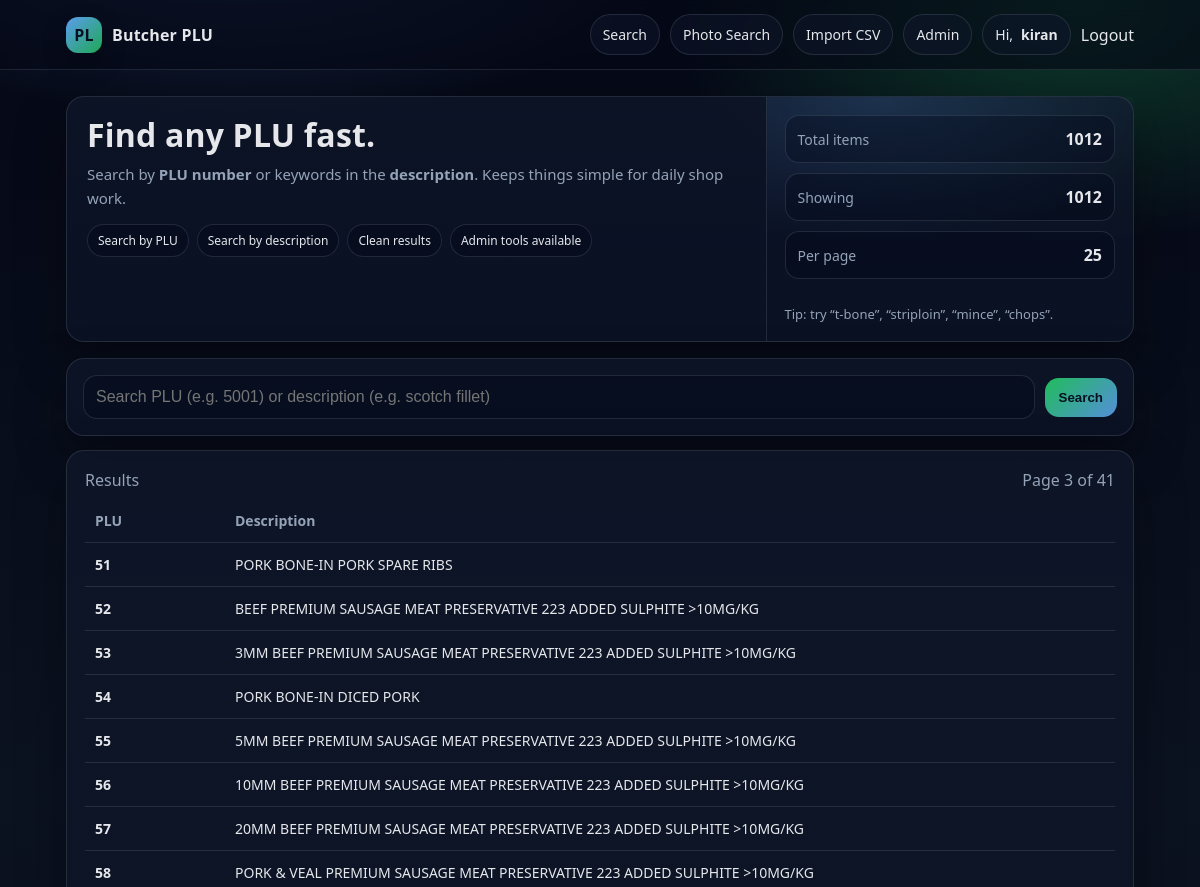
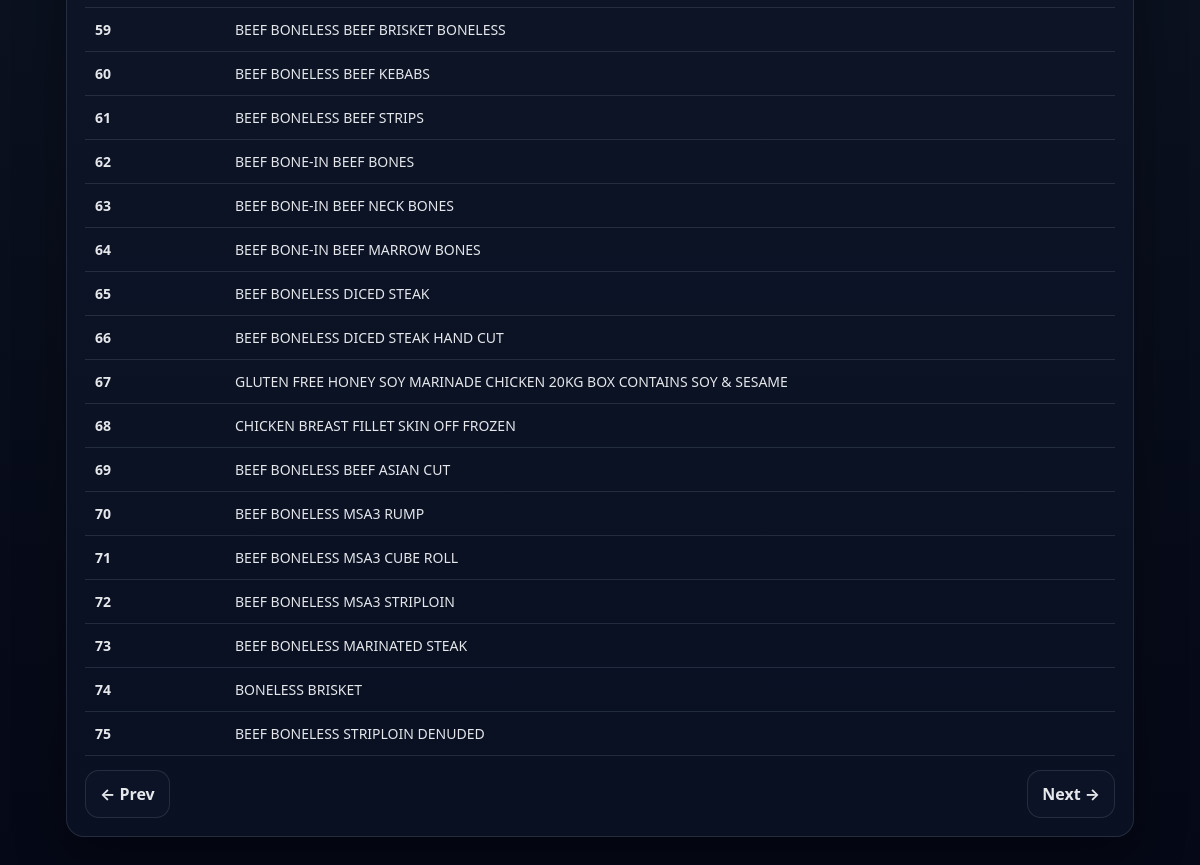
The page /?q=&page=3 (signed in) on the database its author committed (2 pictures, top to bottom).
### plu/models.py (models this page shows, shortened)
class PluItem(models.Model):
    plu_no = models.IntegerField(unique=True)
    description = models.CharField(max_length=255)

### plu/views.py (the view)
# urls.py: path("", views.plu_list, name="list"),
@login_required
def plu_list(request):
    q = (request.GET.get("q") or "").strip()
    qs = PluItem.objects.all().order_by("plu_no")  # ordered to avoid pagination warning
    if q:
        if q.isdigit():
            qs = qs.filter(Q(plu_no__icontains=q) | Q(description__icontains=q))
        else:
            qs = qs.filter(description__icontains=q)
    paginator = Paginator(qs, 25)
    page_number = request.GET.get("page")
    page_obj = paginator.get_page(page_number)
    total_count = PluItem.objects.count()
    return render(
        request,
        "plu/plu_list.html",
        {
            "page_obj": page_obj,
            "q": q,
            "total_count": total_count,
        },
    )

### templates/plu/plu_list.html (shortened to what this page needs)
{% extends "base.html" %}
{% block content %}
<div class="card hero">
  <div class="hero-left">
    <h1 class="title">Find any PLU fast.</h1>
    <p class="subtitle">
      Search by <strong>PLU number</strong> or keywords in the <strong>description</strong>.
      Keeps things simple for daily shop work.
    </p>
    <div class="badges">
      <span class="badge">Search by PLU</span>
      <span class="badge">Search by description</span>
      <span class="badge">Clean results</span>
      {% if request.user.is_staff %}
        <span class="badge">Admin tools available</span>
      {% endif %}
    </div>
  </div>
  <div class="hero-right">
    <div class="stat">
      <span>Total items</span>
      <strong>{{ total_count|default:"—" }}</strong>
    </div>
    <div class="stat">
      <span>Showing</span>
      <strong>{{ page_obj.paginator.count|default:"—" }}</strong>
    </div>
    <div class="stat">
      <span>Per page</span>
      <strong>25</strong>
    </div>
    <div class="footer-note">
      Tip: try “t-bone”, “striploin”, “mince”, “chops”.
    </div>
  </div>
</div>
<div class="card search-card" style="margin-top:16px;">
  <form method="get">
    <div class="row">
      <div style="flex:1; min-width:240px;">
        <input class="input" type="text" name="q" value="{{ q|default:'' }}"
               placeholder="Search PLU (e.g. 5001) or description (e.g. scotch fillet)">
      </div>
      <button class="btn primary" type="submit">Search</button>
    </div>
  </form>
</div>
<div class="card" style="margin-top:14px;">
  <div class="card-pad">
    {% if page_obj and page_obj.object_list %}
      <div class="row" style="justify-content:space-between; margin-bottom:8px;">
        <div class="muted">
          Results{% if q %} for “<strong>{{ q }}</strong>”{% endif %}
        </div>
        <div class="muted">
          Page {{ page_obj.number }} of {{ page_obj.paginator.num_pages }}
        </div>
      </div>
      <div style="overflow:auto;">
        <table>
          <thead>
            <tr>
              <th style="width:140px;">PLU</th>
              <th>Description</th>
            </tr>
          </thead>
          <tbody>
            {% for item in page_obj %}
              <tr>
                <td><strong>{{ item.plu_no }}</strong></td>
                <td>
                  <a href="{% url 'plu:detail' item.plu_no %}">
                    {{ item.description }}
                  </a>
                </td>
              </tr>
            {% endfor %}
          </tbody>
        </table>
      </div>
      <div class="row" style="justify-content:space-between; margin-top:14px;">
        <div class="muted">
          {% if page_obj.has_previous %}
            <a class="btn" href="?q={{ q|urlencode }}&page={{ page_obj.previous_page_number }}">← Prev</a>
          {% else %}
            <span class="btn" style="opacity:.45; cursor:not-allowed;">← Prev</span>
          {% endif %}
        </div>
        <div class="muted">
          {% if page_obj.has_next %}
            <a class="btn" href="?q={{ q|urlencode }}&page={{ page_obj.next_page_number }}">Next →</a>
          {% else %}
            <span class="btn" style="opacity:.45; cursor:not-allowed;">Next →</span>
          {% endif %}
        </div>
      </div>
    {% else %}
      <div class="muted">No items found{% if q %} for “<strong>{{ q }}</strong>”{% endif %}.</div>
    {% endif %}
  </div>
</div>
{% endblock %}

### templates/base.html (shortened to what this page needs)
<!doctype html>
<html lang="en">
<head>
</head>
<body>
<header>
  <div class="nav">
    <a class="brand" href="{% if request.user.is_authenticated %}{% url 'plu:list' %}{% else %}{% url 'plu:login' %}{% endif %}">
      <div class="logo">PL</div>
      <div>Butcher PLU</div>
    </a>
    <div class="navlinks">
      {% if request.user.is_authenticated %}
        <a class="pill" href="{% url 'plu:list' %}">Search</a>
        <a class="pill" href="{% url 'plu:photo_search' %}">Photo Search</a>
        {% if request.user.is_staff %}
          <a class="pill" href="{% url 'plu:import' %}">Import CSV</a>
          <a class="pill" href="/admin/">Admin</a>
        {% endif %}
        <span class="pill">Hi, <strong>{{ request.user.username }}</strong></span>
        <form method="post" action="{% url 'plu:logout' %}" style="display:inline;">
          <button type="submit" class="pill logout-btn">Logout</button>
        </form>
      {% else %}
        <a class="pill" href="{% url 'plu:login' %}">Login</a>
        <a class="pill primary" href="{% url 'plu:register' %}">Register</a>
      {% endif %}
    </div>
  </div>
</header>
<div class="wrap">
  {% block content %}{% endblock %}
</div>
</body>
</html>

### templates/base.html (style rules this page uses)
:root { --bg:#0b1220; --card:#0f172a; --card2:#0b1326; --text:#e5e7eb; --muted:#94a3b8; --line:rgba(148,163,184,.18); --accent:#22c55e; --accent2:#60a5fa; --danger:#ef4444; --shadow:0 20px 50px rgba(0,0,0,.35); --radius:18px; }
* { box-sizing:border-box; }
body { font-family: system-ui,-apple-system,Segoe UI,Roboto,Arial,sans-serif; margin:0; background: radial-gradient(900px 500px at 20% -10%, rgba(96,165,250,.35), transparent 60%), radial-gradient(700px 400px at 90% 0%, rgba(34,197,94,.28), transparent 60%), linear-gradient(180deg, #050816, #0b1220 45%, #050816); color:var(--text); min-height:100vh; }
a { color:inherit; text-decoration:none; }
header { position:sticky; top:0; z-index:50; backdrop-filter: blur(10px); background: rgba(5,8,22,.65); border-bottom:1px solid var(--line); }
.nav { max-width:1100px; margin:0 auto; padding:14px 16px; display:flex; align-items:center; justify-content:space-between; gap:12px; }
.brand { display:flex; align-items:center; gap:10px; font-weight:800; letter-spacing:.2px; }
.logo { width:36px; height:36px; border-radius:12px; background: linear-gradient(135deg, rgba(96,165,250,.95), rgba(34,197,94,.85)); box-shadow: 0 10px 25px rgba(0,0,0,.25); display:grid; place-items:center; font-weight:900; color:#06101f; }
.navlinks { display:flex; align-items:center; gap:10px; flex-wrap:wrap; justify-content:flex-end; }
.pill { display:inline-flex; align-items:center; gap:8px; padding:10px 12px; border-radius:999px; border:1px solid var(--line); background: rgba(15,23,42,.55); color:var(--text); font-size:14px; white-space:nowrap; }
.logout-btn { background:none; border:none; color:inherit; cursor:pointer; font:inherit; padding:0; }
.wrap { max-width:1100px; margin:0 auto; padding:18px 16px 40px; }
.card { border-radius: var(--radius); background: linear-gradient(180deg, rgba(15,23,42,.75), rgba(11,19,38,.75)); border:1px solid var(--line); box-shadow: var(--shadow); }
.card-pad { padding:18px; }
.hero { display:grid; grid-template-columns: 1.3fr .7fr; gap:16px; align-items:stretch; margin-top:8px; }
.hero-left { padding:20px; }
.title { font-size:32px; line-height:1.1; margin:0 0 10px; letter-spacing:.2px; }
.subtitle { margin:0; color:var(--muted); line-height:1.6; font-size:15px; }
.badges { display:flex; flex-wrap:wrap; gap:8px; margin-top:14px; }
.badge { font-size:12px; padding:7px 10px; border-radius:999px; border:1px solid var(--line); background: rgba(2,6,23,.35); color:var(--text); }
.hero-right { padding:18px; display:grid; gap:10px; background: radial-gradient(500px 240px at 30% 0%, rgba(96,165,250,.18), transparent 60%); border-left:1px solid var(--line); }
.stat { display:flex; justify-content:space-between; align-items:center; padding:12px 12px; border-radius:14px; border:1px solid var(--line); background: rgba(2,6,23,.35); font-size:14px; }
.stat span { color:var(--muted); }
.stat strong { font-size:16px; }
.search-card { margin-top:16px; padding:16px; }
.row { display:flex; gap:10px; flex-wrap:wrap; align-items:center; }
.input, input[type="text"], input[type="password"] { width:100%; padding:12px 12px; border-radius:14px; border:1px solid var(--line); background: rgba(2,6,23,.35); color:var(--text); outline:none; font-size:16px; }
.btn { display:inline-flex; align-items:center; justify-content:center; gap:8px; padding:12px 14px; border-radius:14px; border:1px solid var(--line); background: rgba(15,23,42,.55); color:var(--text); cursor:pointer; font-weight:650; white-space:nowrap; }
.btn.primary { border:none; background: linear-gradient(135deg, rgba(34,197,94,.95), rgba(96,165,250,.85)); color:#06101f; }
table { width:100%; border-collapse:collapse; }
th, td { padding:12px 10px; border-bottom:1px solid var(--line); text-align:left; font-size:14px; }
th { color:var(--muted); font-weight:700; }
.muted { color:var(--muted); }
.footer-note { margin-top:16px; color:var(--muted); font-size:13px; }

### rows shown on the page
PluItem: plu_no "51", description "PORK BONE-IN PORK SPARE RIBS"
PluItem: plu_no "52", description "BEEF PREMIUM SAUSAGE MEAT PRESERVATIVE 223 ADDED SULPHITE >10MG/KG"
PluItem: plu_no "53", description "3MM BEEF PREMIUM SAUSAGE MEAT PRESERVATIVE 223 ADDED SULPHITE >10MG/KG"
PluItem: plu_no "54", description "PORK BONE-IN DICED PORK"
PluItem: plu_no "55", description "5MM BEEF PREMIUM SAUSAGE MEAT PRESERVATIVE 223 ADDED SULPHITE >10MG/KG"
PluItem: plu_no "56", description "10MM BEEF PREMIUM SAUSAGE MEAT PRESERVATIVE 223 ADDED SULPHITE >10MG/KG"
PluItem: plu_no "57", description "20MM BEEF PREMIUM SAUSAGE MEAT PRESERVATIVE 223 ADDED SULPHITE >10MG/KG"
PluItem: plu_no "58", description "PORK & VEAL PREMIUM SAUSAGE MEAT PRESERVATIVE 223 ADDED SULPHITE >10MG/KG"
PluItem: plu_no "59", description "BEEF BONELESS BEEF BRISKET BONELESS"
PluItem: plu_no "60", description "BEEF BONELESS BEEF KEBABS"
PluItem: plu_no "61", description "BEEF BONELESS BEEF STRIPS"
PluItem: plu_no "62", description "BEEF BONE-IN BEEF BONES"
PluItem: plu_no "63", description "BEEF BONE-IN BEEF NECK BONES"
PluItem: plu_no "64", description "BEEF BONE-IN BEEF MARROW BONES"
PluItem: plu_no "65", description "BEEF BONELESS DICED STEAK"
PluItem: plu_no "66", description "BEEF BONELESS DICED STEAK HAND CUT"
PluItem: plu_no "67", description "GLUTEN FREE HONEY SOY MARINADE CHICKEN 20KG BOX CONTAINS SOY & SESAME"
PluItem: plu_no "68", description "CHICKEN BREAST FILLET SKIN OFF FROZEN"
PluItem: plu_no "69", description "BEEF BONELESS BEEF ASIAN CUT"
PluItem: plu_no "70", description "BEEF BONELESS MSA3 RUMP"
PluItem: plu_no "71", description "BEEF BONELESS MSA3 CUBE ROLL"
PluItem: plu_no "72", description "BEEF BONELESS MSA3 STRIPLOIN"
PluItem: plu_no "73", description "BEEF BONELESS MARINATED STEAK"
PluItem: plu_no "74", description "BONELESS BRISKET"
PluItem: plu_no "75", description "BEEF BONELESS STRIPLOIN DENUDED"

### other values the page prints
{{ request.user.username }} "kiran"
{{ total_count|default:"—" }} "1012"
{{ page_obj.paginator.count|default:"—" }} "1012"
{{ page_obj.number }} "3"
{{ page_obj.paginator.num_pages }} "41"
